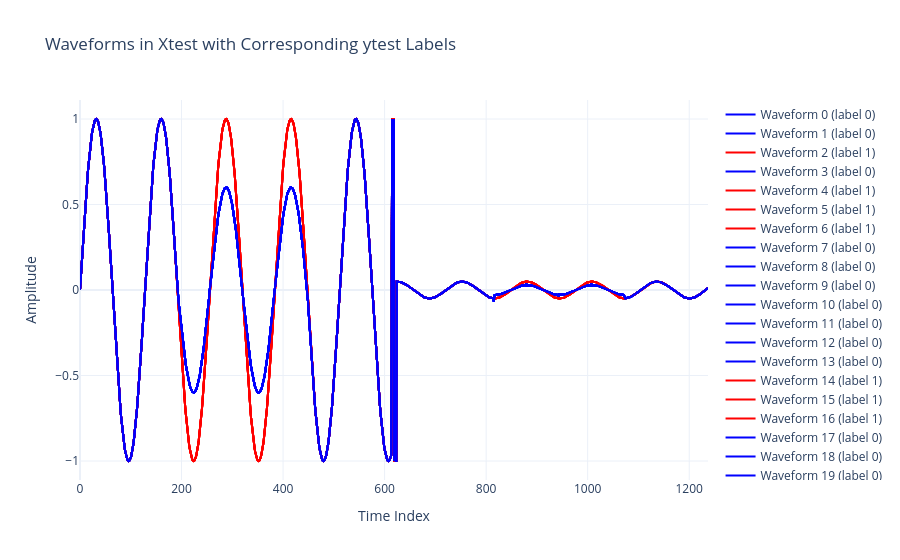

Here is the notebook cell this chart was saved with:
### Code cell
#
fig = go.Figure()

# Use red for label 1 and blue for label 0 (update colors as desired)
for i in range(Xtest.shape[0]):
    label = int(ytest[i])
    color = 'red' if label == 1 else 'blue'
    fig.add_trace(go.Scatter(
        x=np.arange(Xtest.shape[1]),
        y=Xtest[i],
        mode='lines',
        name=f'Waveform {i} (label {label})',
        line=dict(color=color)
    ))
    

fig.update_layout(
    title="Waveforms in Xtest with Corresponding ytest Labels",
    xaxis_title="Time Index",
    yaxis_title="Amplitude",
    template="plotly_white"
)
fig.show()

### Figure 1 — Plotly figure (JSON) as saved in the notebook; plotly's stock layout.template omitted (floating-point values rounded to 4 significant figures; data arrays with more than 128 entries replaced by an {"elided": "..."} marker saying what was removed)
{"data": [{"line": {"color": "blue"}, "mode": "lines", "name": "Waveform 0 (label 0)", "type": "scatter", "x": {"elided": "1238 int values"}, "y": {"elided": "1238 float values"}}, {"line": {"color": "blue"}, "mode": "lines", "name": "Waveform 1 (label 0)", "type": "scatter", "x": {"elided": "1238 int values"}, "y": {"elided": "1238 float values"}}, {"line": {"color": "red"}, "mode": "lines", "name": "Waveform 2 (label 1)", "type": "scatter", "x": {"elided": "1238 int values"}, "y": {"elided": "1238 float values"}}, {"line": {"color": "blue"}, "mode": "lines", "name": "Waveform 3 (label 0)", "type": "scatter", "x": {"elided": "1238 int values"}, "y": {"elided": "1238 float values"}}, {"line": {"color": "red"}, "mode": "lines", "name": "Waveform 4 (label 1)", "type": "scatter", "x": {"elided": "1238 int values"}, "y": {"elided": "1238 float values"}}, {"line": {"color": "red"}, "mode": "lines", "name": "Waveform 5 (label 1)", "type": "scatter", "x": {"elided": "1238 int values"}, "y": {"elided": "1238 float values"}}, {"line": {"color": "red"}, "mode": "lines", "name": "Waveform 6 (label 1)", "type": "scatter", "x": {"elided": "1238 int values"}, "y": {"elided": "1238 float values"}}, {"line": {"color": "blue"}, "mode": "lines", "name": "Waveform 7 (label 0)", "type": "scatter", "x": {"elided": "1238 int values"}, "y": {"elided": "1238 float values"}}, {"line": {"color": "blue"}, "mode": "lines", "name": "Waveform 8 (label 0)", "type": "scatter", "x": {"elided": "1238 int values"}, "y": {"elided": "1238 float values"}}, {"line": {"color": "blue"}, "mode": "lines", "name": "Waveform 9 (label 0)", "type": "scatter", "x": {"elided": "1238 int values"}, "y": {"elided": "1238 float values"}}, {"line": {"color": "blue"}, "mode": "lines", "name": "Waveform 10 (label 0)", "type": "scatter", "x": {"elided": "1238 int values"}, "y": {"elided": "1238 float values"}}, {"line": {"color": "blue"}, "mode": "lines", "name": "Waveform 11 (label 0)", "type": "scatter", "x": {"elided": "1238 int values"}, "y": {"elided": "1238 float values"}}, {"line": {"color": "blue"}, "mode": "lines", "name": "Waveform 12 (label 0)", "type": "scatter", "x": {"elided": "1238 int values"}, "y": {"elided": "1238 float values"}}, {"line": {"color": "blue"}, "mode": "lines", "name": "Waveform 13 (label 0)", "type": "scatter", "x": {"elided": "1238 int values"}, "y": {"elided": "1238 float values"}}, {"line": {"color": "red"}, "mode": "lines", "name": "Waveform 14 (label 1)", "type": "scatter", "x": {"elided": "1238 int values"}, "y": {"elided": "1238 float values"}}, {"line": {"color": "red"}, "mode": "lines", "name": "Waveform 15 (label 1)", "type": "scatter", "x": {"elided": "1238 int values"}, "y": {"elided": "1238 float values"}}, {"line": {"color": "red"}, "mode": "lines", "name": "Waveform 16 (label 1)", "type": "scatter", "x": {"elided": "1238 int values"}, "y": {"elided": "1238 float values"}}, {"line": {"color": "blue"}, "mode": "lines", "name": "Waveform 17 (label 0)", "type": "scatter", "x": {"elided": "1238 int values"}, "y": {"elided": "1238 float values"}}, {"line": {"color": "blue"}, "mode": "lines", "name": "Waveform 18 (label 0)", "type": "scatter", "x": {"elided": "1238 int values"}, "y": {"elided": "1238 float values"}}, {"line": {"color": "blue"}, "mode": "lines", "name": "Waveform 19 (label 0)", "type": "scatter", "x": {"elided": "1238 int values"}, "y": {"elided": "1238 float values"}}], "layout": {"title": {"text": "Waveforms in Xtest with Corresponding ytest Labels"}, "xaxis": {"title": {"text": "Time Index"}}, "yaxis": {"title": {"text": "Amplitude"}}}}
